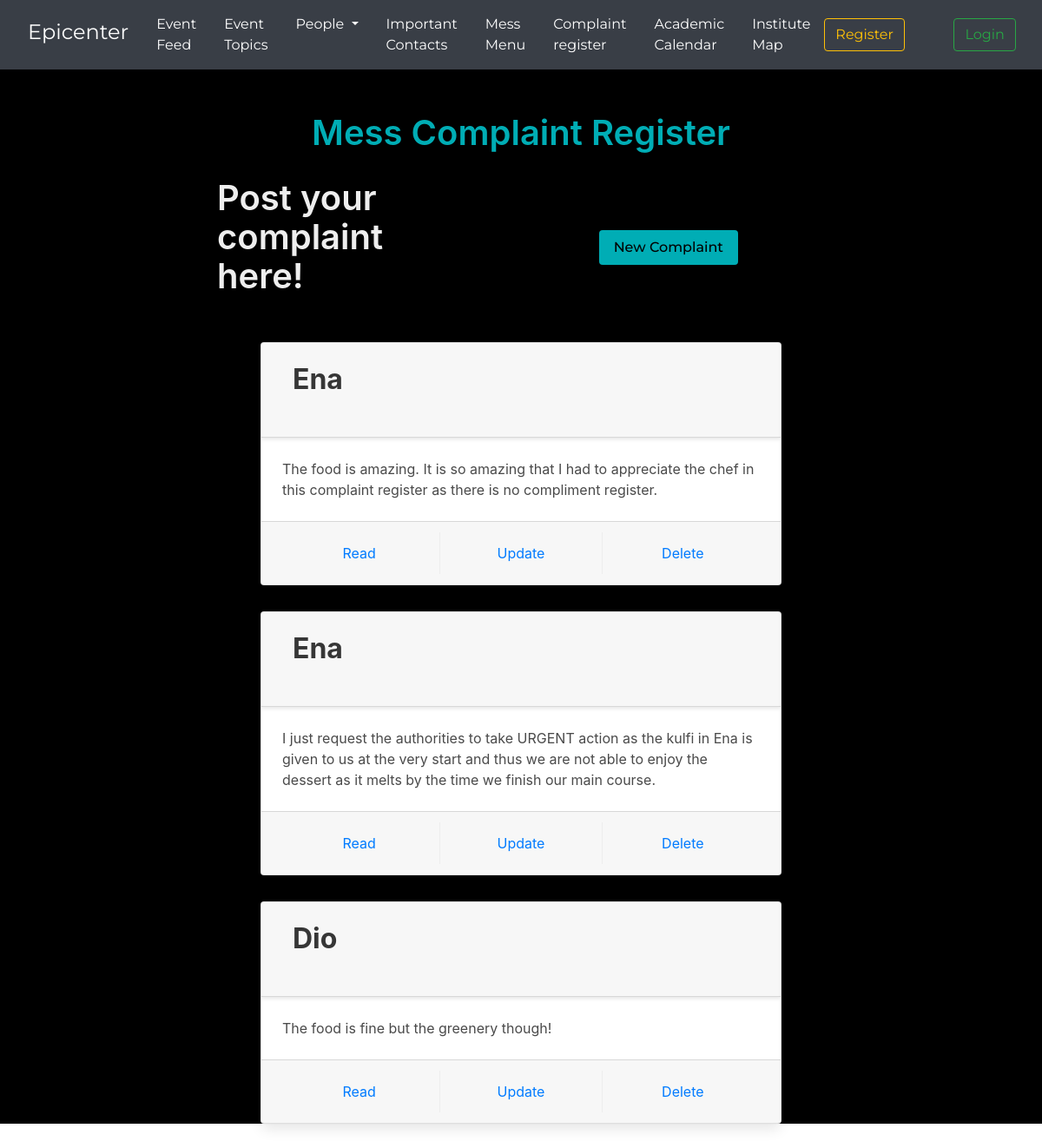
The page /cms/ on the database as committed earlier.
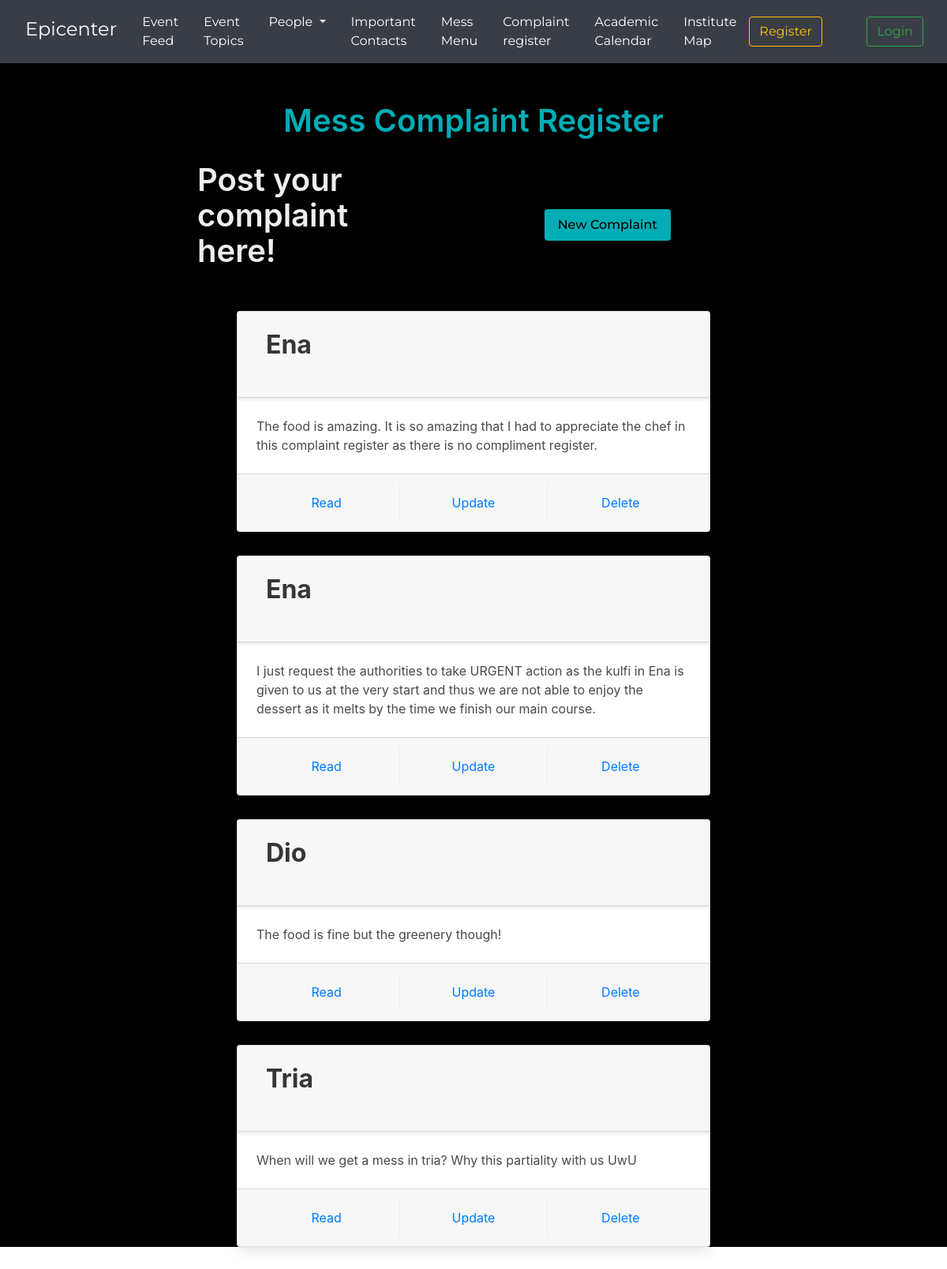
The same page on the database as committed later.
### cms/models.py (models this page shows, shortened)
class MessComplaint(models.Model):
    messName = models.CharField(max_length=255, blank=False, null=False)
    complaint = models.TextField(blank=False, null=False)

### cms/views.py (the view)
# urls.py: path("", cmsFun, name="cmsFun"),
def cmsFun(request):
    data = MessComplaint.objects.all()
    return render(
        request=request, template_name="cms/cms.html", context={"data": data}
    )  # context should be a dictionary rather than a list

### templates/cms/cms.html (shortened to what the changed rows need)
{%load static%}
<!DOCTYPE html>
<html lang="en">
<head>
  <link rel="stylesheet" href="https://cdn.jsdelivr.net/npm/bulma@0.9.4/css/bulma.min.css" />
  <link rel="stylesheet" type="text/css" href="{%static 'css/bootstrap.min.css'%}" />
</head>
<body>
  <div class="main-container">
    <h1 class="title is-2 title-text">Mess Complaint Register</h1>
    <div class="new-complaint-container">
      <h2 class="title is-2 new-complaint-title">
        Post your complaint here!
      </h2>
    </div>
    {%for entry in data %}
    <div class="card card-item">
      <header class="card-header">
        <p class="card-header-title title is-3">{{entry.messName}}</p>
        <button class="card-header-icon" aria-label="more options">
          <span class="icon">
          </span>
        </button>
      </header>
      <div class="card-content">
        <div class="content">{{entry.complaint}}</div>
      </div>
      <footer class="card-footer">
        <a href="{% url 'cms:read' entry.id%}" class="card-footer-item">Read</a>
        <a href="{%url 'cms:update' entry.id%}" class="card-footer-item">Update</a>
        <a href="{%url 'cms:delete' entry.id%}" class="card-footer-item">Delete</a>
      </footer>
    </div>
    {%endfor%}
  </div>
</body>
</html>

Rows that differ between the two databases and show on the page:
added MessComplaint: messName "Tria", complaint "When will we get a mess in tria? Why this partiality with us UwU"
